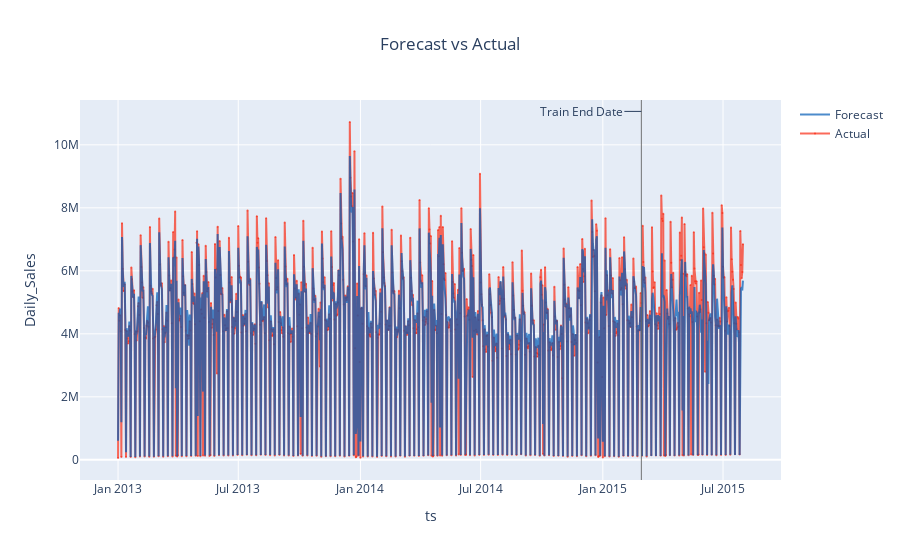

The notebook cell saved with this chart:
### Markdown cell above
#### Backtest

### Code cell
backtest = result.backtest
fig = backtest.plot()
plotly.io.show(fig)

### Figure 1 — Plotly figure (JSON) as saved in the notebook; plotly's stock layout.template omitted (floating-point values rounded to 4 significant figures; data arrays with more than 128 entries replaced by an {"elided": "..."} marker saying what was removed)
{"data": [{"line": {"color": "rgba(250, 43, 20, 0.7)"}, "marker": {"color": "rgba(250, 43, 20, 0.7)", "size": 2}, "mode": "lines+markers", "name": "Actual", "opacity": 1, "type": "scatter", "x": {"elided": "942 str values"}, "y": {"elided": "942 int values"}}, {"line": {"color": "rgba(0, 90, 181, 0.7)", "dash": "solid"}, "name": "Forecast", "type": "scatter", "x": {"elided": "942 str values"}, "y": {"elided": "942 float values"}}], "layout": {"annotations": [{"arrowhead": 0, "ax": -60, "ay": 0, "showarrow": true, "text": "Train End Date", "x": "2015-02-28T00:00:00", "xref": "x", "y": 0.97, "yref": "paper"}], "legend": {"traceorder": "reversed"}, "shapes": [{"line": {"color": "rgba(100, 100, 100, 0.9)", "width": 1}, "type": "line", "x0": "2015-02-28T00:00:00", "x1": "2015-02-28T00:00:00", "xref": "x", "y0": 0, "y1": 1, "yref": "paper"}], "showlegend": true, "title": {"text": "Forecast vs Actual", "x": 0.5}, "xaxis": {"autorange": true, "range": ["2012-11-06 22:29:20.6819", "2015-09-24 01:30:39.3181"], "title": {"text": "ts"}, "type": "date"}, "yaxis": {"autorange": true, "range": [-762300.0, 11550000.0], "title": {"text": "Daily_Sales"}, "type": "linear"}}}
